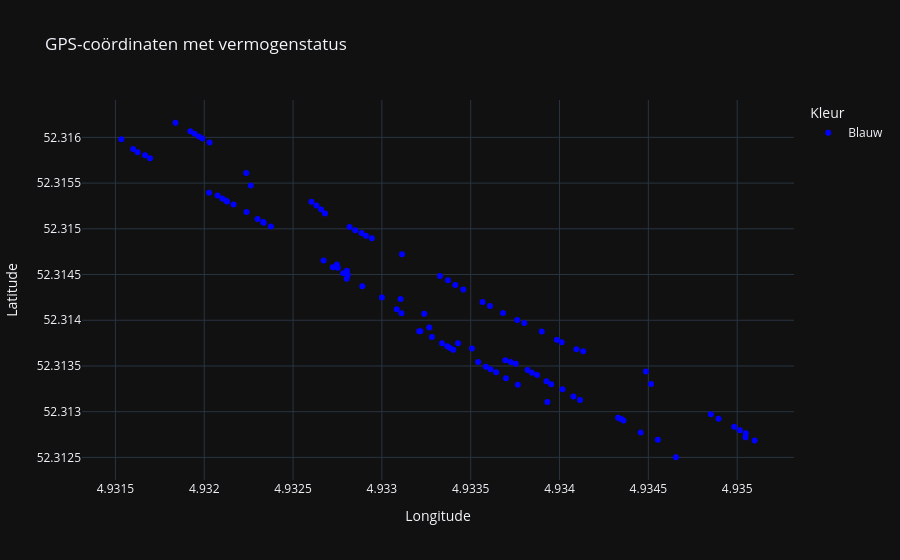

Notebook source saved alongside this figure:
### Code cell
"""
    Maakt een interactieve scatterplot van GPS-coördinaten met kleuren die afhankelijk zijn van het geleverde vermogen.
    Optioneel kunnen aangepaste punten worden toegevoegd.

    Parameters:
    df (pd.DataFrame): DataFrame met de kolommen 'GPS longitude, in graden', 'GPS latitude, in graden' en 'Vermogen geleverd aan de motor (W)'.
    custom_points (list of tuples, optional): Lijst met tuples met (longitude, latitude) coördinaten voor extra punten. Standaard is None.

    Returns:
    Geel = geen vermogen
    Blauw = Wel vermogen
    Rood = Zelf ingevoerde punten
    """

# Aanroepen van de functie met aangepaste punten
lib.plot_gps_power(rechte_stukken, custom_points=0)

### Figure 1 — Plotly figure (JSON) as saved in the notebook; plotly's stock layout.template omitted (floating-point values rounded to 4 significant figures; data arrays with more than 128 entries replaced by an {"elided": "..."} marker saying what was removed)
{"data": [{"customdata": {"elided": "105x3 float values"}, "hovertemplate": "Kleur=Blauw<br>Longitude=%{x}<br>Latitude=%{y}<br>row_index=%{customdata[0]}<br>Vermogen geleverd aan de motor (W)=%{customdata[1]}<br>Wielsnelheid, in km/h=%{customdata[2]}<extra></extra>", "legendgroup": "Blauw", "marker": {"color": "blue", "symbol": "circle"}, "mode": "markers", "name": "Blauw", "orientation": "v", "showlegend": true, "x": [4.933, 4.933, 4.933, 4.933, 4.933, 4.933, 4.933, 4.934, 4.934, 4.934, 4.934, 4.934, 4.934, 4.934, 4.935, 4.935, 4.935, 4.935, 4.934, 4.934, 4.934, 4.934, 4.934, 4.934, 4.934, 4.934, 4.934, 4.934, 4.934, 4.933, 4.933, 4.933, 4.933, 4.933, 4.933, 4.933, 4.933, 4.933, 4.933, 4.933, 4.933, 4.933, 4.933, 4.932, 4.932, 4.932, 4.932, 4.932, 4.932, 4.932, 4.932, 4.932, 4.932, 4.932, 4.932, 4.932, 4.932, 4.933, 4.933, 4.933, 4.933, 4.934, 4.934, 4.934, 4.934, 4.934, 4.934, 4.934, 4.934, 4.934, 4.934, 4.934, 4.934, 4.934, 4.934, 4.934, 4.935, 4.935, 4.935, 4.935, 4.935, 4.935, 4.934, 4.933, 4.933, 4.933, 4.933, 4.933, 4.933, 4.933, 4.933, 4.933, 4.932, 4.932, 4.932, 4.932, 4.932, 4.932, 4.932, 4.932, 4.932, 4.932, 4.933, 4.933, 4.933], "xaxis": "x", "y": [52.31, 52.31, 52.31, 52.31, 52.31, 52.31, 52.31, 52.31, 52.31, 52.31, 52.31, 52.31, 52.31, 52.31, 52.31, 52.31, 52.31, 52.31, 52.31, 52.31, 52.31, 52.31, 52.31, 52.31, 52.31, 52.31, 52.31, 52.31, 52.31, 52.31, 52.31, 52.31, 52.31, 52.31, 52.31, 52.31, 52.31, 52.31, 52.32, 52.32, 52.32, 52.32, 52.32, 52.32, 52.32, 52.32, 52.32, 52.32, 52.32, 52.32, 52.32, 52.32, 52.32, 52.32, 52.32, 52.32, 52.32, 52.31, 52.31, 52.31, 52.31, 52.31, 52.31, 52.31, 52.31, 52.31, 52.31, 52.31, 52.31, 52.31, 52.31, 52.31, 52.31, 52.31, 52.31, 52.31, 52.31, 52.31, 52.31, 52.31, 52.31, 52.31, 52.31, 52.31, 52.31, 52.31, 52.31, 52.31, 52.31, 52.31, 52.31, 52.31, 52.32, 52.32, 52.32, 52.32, 52.32, 52.32, 52.32, 52.32, 52.32, 52.32, 52.31, 52.31, 52.31], "yaxis": "y", "type": "scatter"}], "layout": {"xaxis": {"anchor": "y", "domain": [0.0, 1.0], "title": {"text": "Longitude"}}, "yaxis": {"anchor": "x", "domain": [0.0, 1.0], "title": {"text": "Latitude"}}, "legend": {"title": {"text": "Kleur"}, "tracegroupgap": 0}, "title": {"text": "GPS-coördinaten met vermogenstatus"}}}
